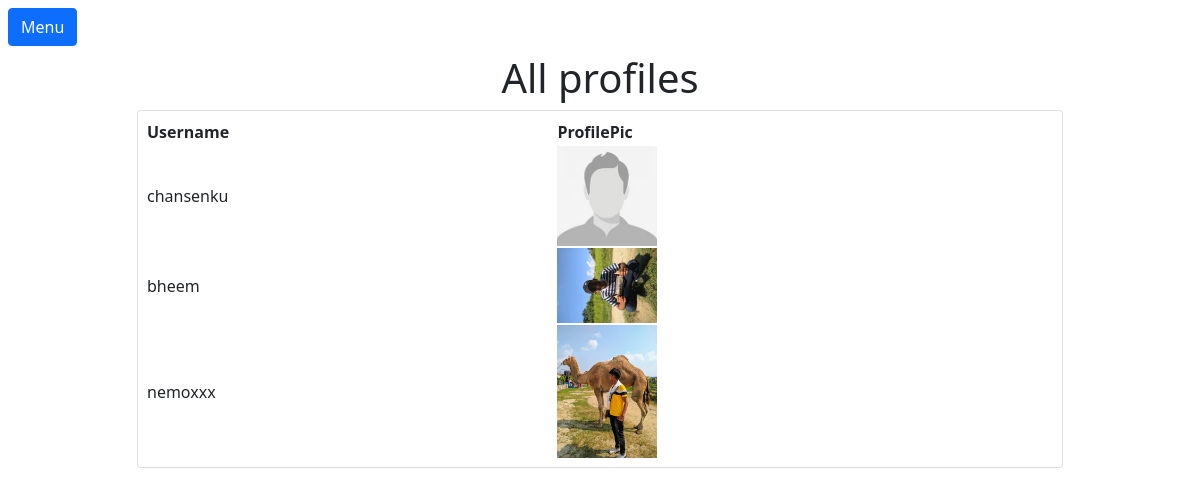
The page /administration/admins/getprofile (signed in) on the database as committed earlier.
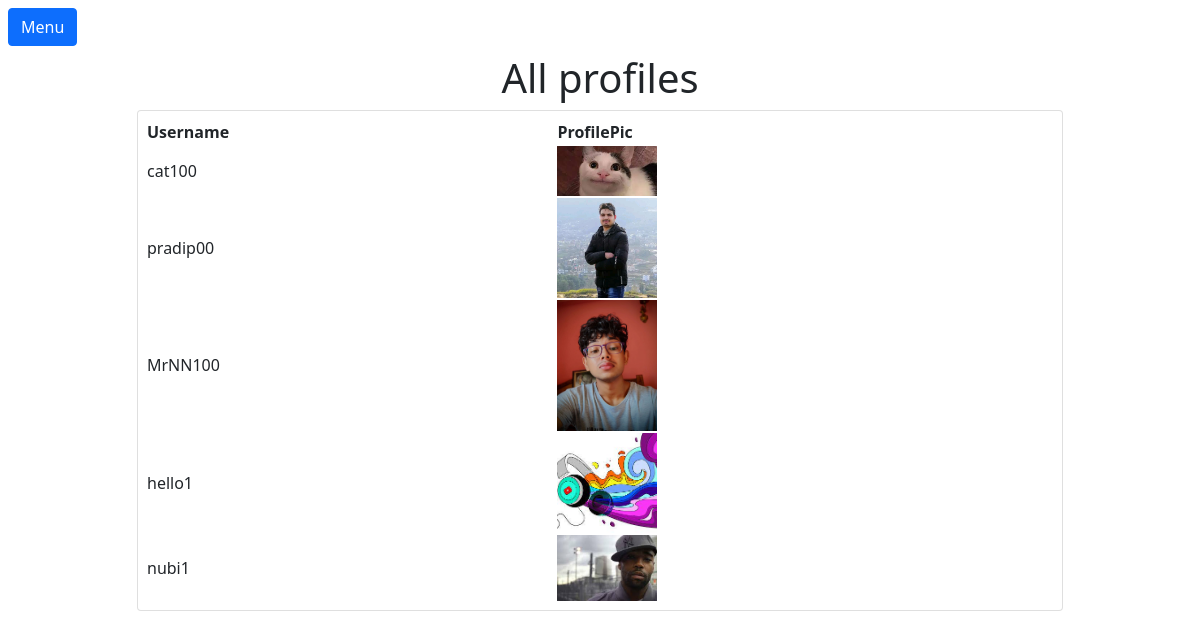
The same page on the database as committed later.
### userlogin/models.py (models this page shows)
class Profile(models.Model):
    user = models.OneToOneField(User, on_delete=models.CASCADE,related_name='profile')
    firstname = models.CharField(max_length=50)
    lastname = models.CharField(max_length=50)
    username = models.CharField(max_length=50)
    email = models.EmailField()
    phone = models.CharField(max_length=10)
    image = models.ImageField(upload_to='static/profiles_pic', default='static/images/sample_user.jpg')
    created_date = models.DateTimeField(auto_now_add=True)

### userlogin/auth.py (the view)
    def wrapper_function(request, *args, **kwargs):
        if request.user.is_staff:
            return view_function(request, *args, **kwargs)
        else:
            return redirect('/')

### administration/views.py (called while the page is built)
@login_required
@admin_only
def get_profile(request):
    profile = Profile.objects.filter().order_by('-id')
    context = {
        'profiles': profile
    }
    return render(request, 'administration/profile.html', context)

### userlogin/auth.py (called while the page is built)
def admin_only(view_function):
    def wrapper_function(request, *args, **kwargs):
        if request.user.is_staff:
            return view_function(request, *args, **kwargs)
        else:
            return redirect('/')
    return wrapper_function

### administration/templates/administration/profile.html (shortened to what this page needs)
{% extends 'layout-admin.html' %}
{% block main_content %}
<div class="container">
    <div class="row">
        <div class="col-md-10 offset-md-1">
            <h1 class="text-center">All profiles</h1>
            <div class="card p-2">
                <table class="table-striped">
                    <tr>
                        <th>Username</th>
                        <th>ProfilePic</th>
                    </tr>
                    {% for i in profiles %}
                    <tr>
                        <td> {{ i.user }}</td>
                        <td> <img src="{{ i.image.url }}" width="100" alt="none"></td>
                    </tr>
                    {% endfor %}
                </table>
            </div>
        </div>
    </div>
</div>
{% endblock main_content %}

Rows that differ between the two databases and show on the page:
removed Profile: user "chansenku", image (picture)
removed Profile: user "bheem", image (picture)
removed Profile: user "nemoxxx", image (picture)
added Profile: user "cat100", image (picture)
added Profile: user "pradip00", image (picture)
added Profile: user "MrNN100", image (picture)
added Profile: user "hello1", image (picture)
added Profile: user "nubi1", image (picture)
